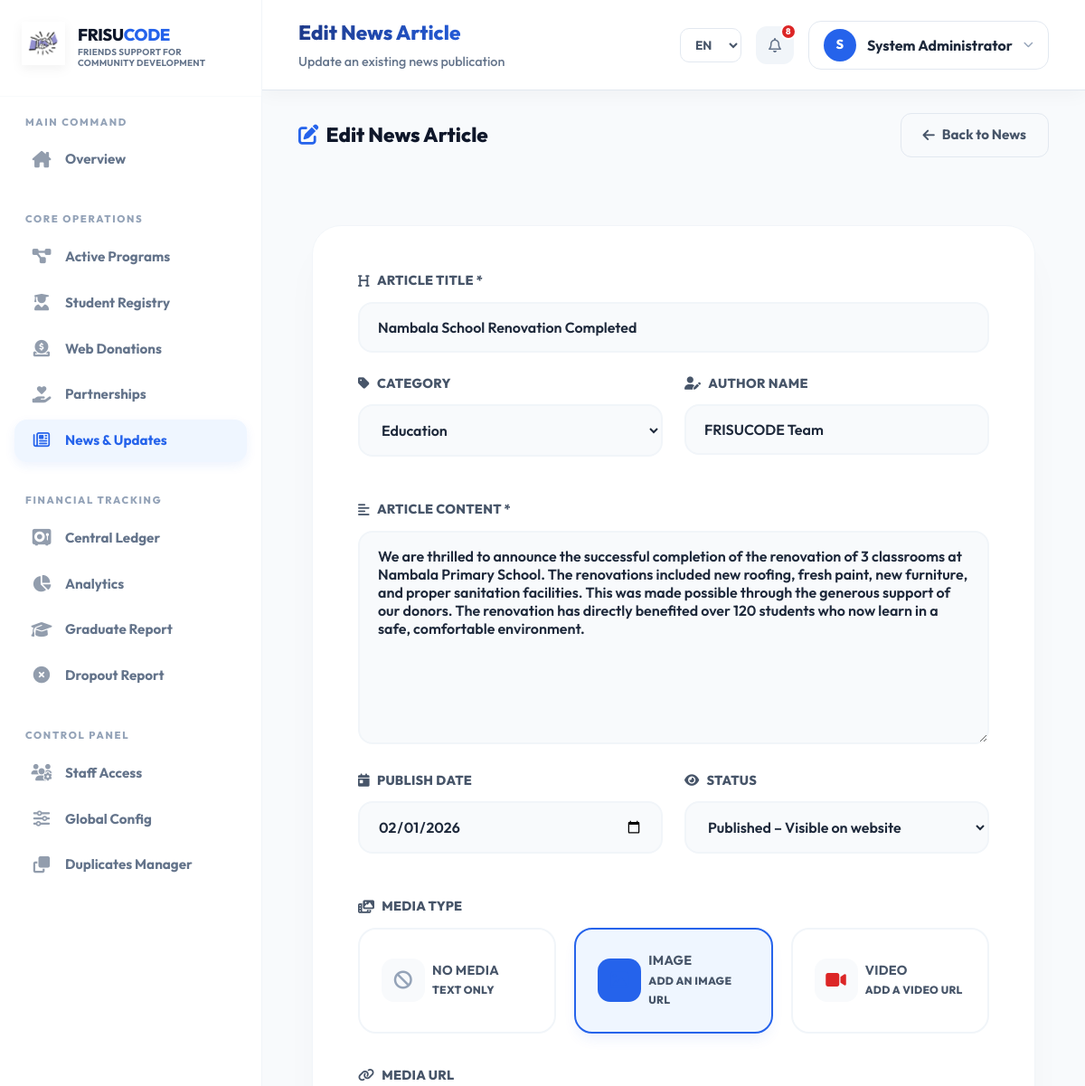
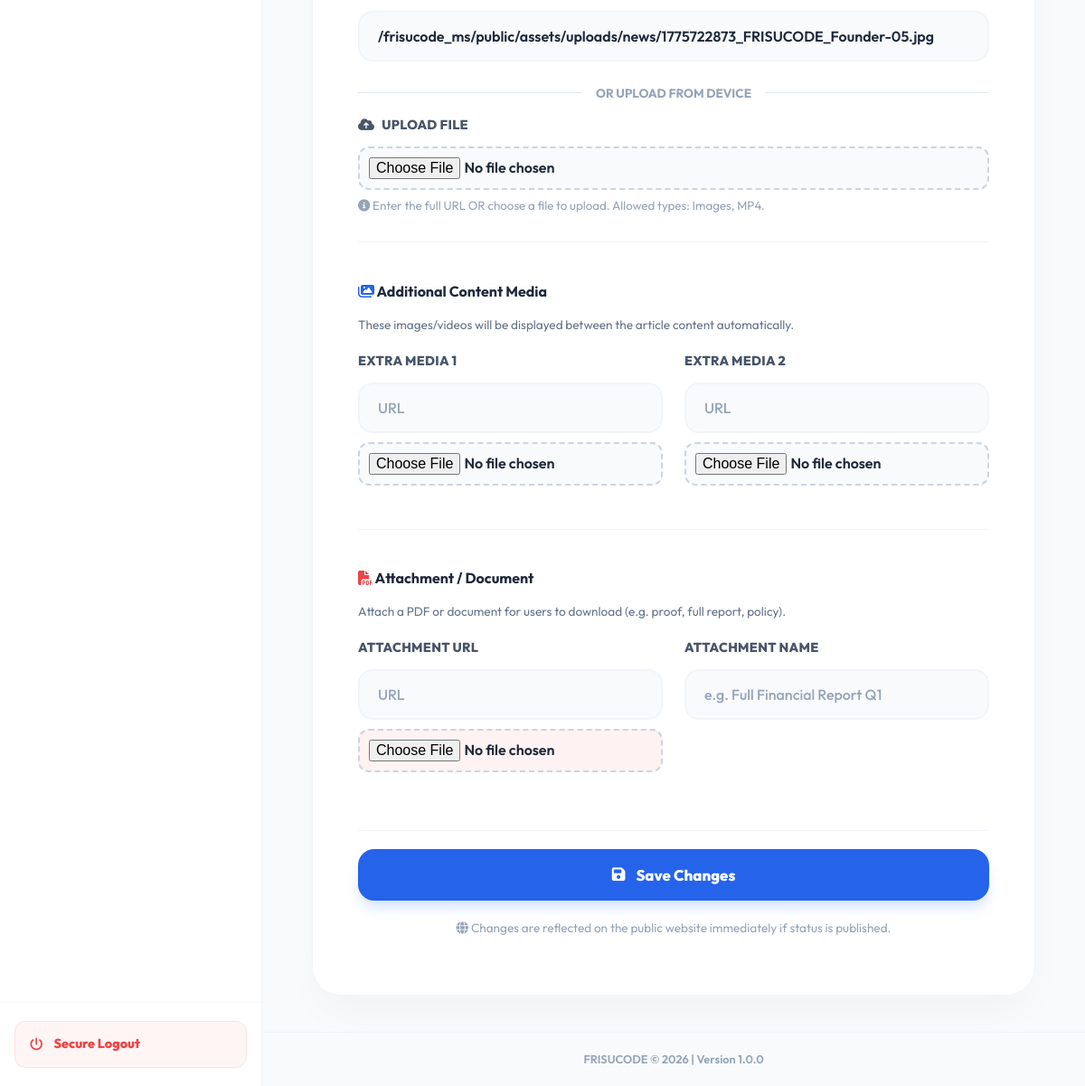
Page /system/news/edit.php?id=1 (signed in) on the committed database (2 pictures, top to bottom).
### tables this page shows
CREATE TABLE `news` (
  `id` int(11) NOT NULL,
  `title` varchar(200) NOT NULL,
  `content` text DEFAULT NULL,
  `media_url` varchar(255) DEFAULT NULL,
  `media_type` enum('image','video','none') DEFAULT 'none',
  `extra_media_1` varchar(255) DEFAULT NULL,
  `extra_media_2` varchar(255) DEFAULT NULL,
  `attachment_url` varchar(255) DEFAULT NULL,
  `attachment_name` varchar(150) DEFAULT NULL,
  `published_date` date DEFAULT NULL,
  `status` enum('published','draft') NOT NULL DEFAULT 'published',
  `category` varchar(100) DEFAULT 'General',
  `author` varchar(150) DEFAULT NULL,
  `created_at` timestamp NOT NULL DEFAULT current_timestamp()
);

### system/news/edit.php (the view, shortened to what this page needs)
<?php
require_once __DIR__ . '/../auth/auth_check.php';
require_once __DIR__ . '/../config/db.php';
$id = isset($_GET['id']) && is_numeric($_GET['id']) ? (int)$_GET['id'] : 0;
$stmt = $pdo->prepare("SELECT * FROM news WHERE id = ?");
$stmt->execute([$id]);
$item = $stmt->fetch(PDO::FETCH_ASSOC);
?>
<!DOCTYPE html>
<html lang="<?= htmlspecialchars($lang ?? 'en') ?>">
<head>
    <link rel="stylesheet" href="../../assets/css/system-dashboard.css">
    <link rel="stylesheet" href="https://cdnjs.cloudflare.com/ajax/libs/font-awesome/6.5.1/css/all.min.css">
</head>
<body>
<div class="dashboard-layout">
    <div class="main">
        <?php include __DIR__ . '/../partials/header.php'; ?>
        <div class="page-header">
            <h2><i class="fa-solid fa-pen-to-square" style="color:var(--primary);margin-right:8px;"></i><?= __('Edit News Article') ?></h2>
            <a href="index.php" class="btn-secondary"><i class="fa-solid fa-arrow-left"></i> <?= __('Back to News') ?></a>
        </div>
        <div class="form-container fade-in">
            <form action="edit.php?id=<?= $id ?>" method="POST" enctype="multipart/form-data" id="newsForm">
                <div class="input-group">
                    <label><i class="fa-solid fa-heading"></i> <?= __('Article Title *') ?></label>
                    <input type="text" name="title" required placeholder="<?= __('e.g. School Renovation Completed in Nambala') ?>" value="<?= htmlspecialchars($item['title'] ?? '') ?>">
                </div>
                <div class="form-row">
                    <div class="input-group">
                        <label><i class="fa-solid fa-tag"></i> <?= __('Category') ?></label>
                        <select name="category">
                            <?php $cats = ['General','Education','Health','Community','Finance','Events']; ?>
                            <?php foreach ($cats as $cat): ?>
                                <option value="<?= $cat ?>" <?= (($item['category'] ?? 'General') === $cat) ? 'selected' : '' ?>><?= $cat ?></option>
                            <?php endforeach; ?>
                        </select>
                    </div>
                    <div class="input-group">
                        <label><i class="fa-solid fa-user-pen"></i> <?= __('Author Name') ?></label>
                        <input type="text" name="author" placeholder="<?= __('e.g. FRISUCODE Team') ?>" value="<?= htmlspecialchars($item['author'] ?? '') ?>">
                    </div>
                </div>
                <div class="input-group">
                    <label><i class="fa-solid fa-align-left"></i> <?= __('Article Content *') ?></label>
                    <textarea name="content" rows="10" required placeholder="<?= __('Write the full article content here...') ?>"><?= htmlspecialchars($item['content'] ?? '') ?></textarea>
                </div>
                <div class="form-row">
                    <div class="input-group">
                        <label><i class="fa-solid fa-calendar-day"></i> <?= __('Publish Date') ?></label>
                        <input type="date" name="published_date" value="<?= htmlspecialchars($item['published_date'] ?? date('Y-m-d')) ?>">
                    </div>
                    <div class="input-group">
                        <label><i class="fa-solid fa-eye"></i> <?= __('Status') ?></label>
                        <select name="status">
                            <option value="published" <?= (($item['status'] ?? 'published') === 'published') ? 'selected' : '' ?>><?= __('Published') ?> – <?= __('Visible on website') ?></option>
                        </select>
                    </div>
                </div>
                <div class="input-group" style="margin-top:10px;">
                    <label><i class="fa-solid fa-photo-film"></i> <?= __('Media Type') ?></label>
                    <div class="radio-cards-grid">
                        <?php $mt = $item['media_type'] ?? 'none'; ?>
                        <label class="radio-card <?= $mt === 'none' ? 'active' : '' ?>">
                            <div class="icon-box"><i class="fa-solid fa-ban" style="color:#94a3b8;"></i></div>
                            <div><strong style="display:block;"><?= __('No Media') ?></strong><small><?= __('Text only') ?></small></div>
                        </label>
                        <label class="radio-card <?= $mt === 'image' ? 'active' : '' ?>">
                            <div class="icon-box"><i class="fa-solid fa-image" style="color:#2563eb;"></i></div>
                            <div><strong style="display:block;"><?= __('Image') ?></strong><small><?= __('Add an image URL') ?></small></div>
                        </label>
                        <label class="radio-card <?= $mt === 'video' ? 'active' : '' ?>">
                            <div class="icon-box"><i class="fa-solid fa-video" style="color:#dc2626;"></i></div>
                            <div><strong style="display:block;"><?= __('Video') ?></strong><small><?= __('Add a video URL') ?></small></div>
                        </label>
                    </div>
                </div>
                <div class="input-group" id="mediaUrlGroup" style="<?= $mt === 'none' ? 'display:none;' : '' ?>">
                    <label><i class="fa-solid fa-link"></i> <?= __('Media URL') ?></label>
                    <input type="url" name="media_url" id="mediaUrlInput" placeholder="https://example.com/image.jpg" value="<?= htmlspecialchars($item['media_url'] ?? '') ?>" style="margin-bottom:10px;">
                    <div style="display:flex;align-items:center;margin:15px 0;">
                        <span style="flex:1;height:1px;background:#e2e8f0;"></span>
                        <span style="padding:0 15px;color:#94a3b8;font-size:0.85rem;font-weight:700;text-transform:uppercase;"><?= __('OR UPLOAD FROM DEVICE') ?></span>
                        <span style="flex:1;height:1px;background:#e2e8f0;"></span>
                    </div>
                    <label><i class="fa-solid fa-cloud-arrow-up"></i> <?= __('Upload File') ?></label>
                    <input type="file" name="media_upload" accept="image/*,video/*" style="padding:10px;border:2px dashed #cbd5e1;background:#f8fafc;width:100%;border-radius:12px;cursor:pointer;">
                    <small style="color:#94a3b8;display:block;margin-top:8px;"><i class="fa-solid fa-info-circle"></i> <?= __('Enter the full URL OR choose a file to upload. Allowed types: Images, MP4.') ?></small>
                </div>
                <div style="margin-top:30px;padding-top:20px;border-top:1px solid #f1f5f9;">
                    <h4 style="margin-bottom:15px;color:#1e293b;"><i class="fa-solid fa-images" style="color:var(--primary);"></i> <?= __('Additional Content Media') ?></h4>
                    <p style="font-size:0.85rem;color:#64748b;margin-bottom:20px;"><?= __('These images/videos will be displayed between the article content automatically.') ?></p>
                    <div class="form-row">
                        <div class="input-group">
                            <label><?= __('Extra Media 1') ?></label>
                            <input type="url" name="extra_media_1" placeholder="URL" value="<?= htmlspecialchars($item['extra_media_1'] ?? '') ?>" style="margin-bottom:10px;">
                            <input type="file" name="extra_media_upload_1" accept="image/*,video/*" style="padding:10px;border:2px dashed #cbd5e1;background:#f8fafc;width:100%;border-radius:12px;cursor:pointer;">
                        </div>
                        <div class="input-group">
                            <label><?= __('Extra Media 2') ?></label>
                            <input type="url" name="extra_media_2" placeholder="URL" value="<?= htmlspecialchars($item['extra_media_2'] ?? '') ?>" style="margin-bottom:10px;">
                            <input type="file" name="extra_media_upload_2" accept="image/*,video/*" style="padding:10px;border:2px dashed #cbd5e1;background:#f8fafc;width:100%;border-radius:12px;cursor:pointer;">
                        </div>
                    </div>
                </div>
                <div style="margin-top:20px;padding-top:20px;border-top:1px solid #f1f5f9;">
                    <h4 style="margin-bottom:15px;color:#1e293b;"><i class="fa-solid fa-file-pdf" style="color:#ef4444;"></i> <?= __('Attachment / Document') ?></h4>
                    <p style="font-size:0.85rem;color:#64748b;margin-bottom:20px;"><?= __('Attach a PDF or document for users to download (e.g. proof, full report, policy).') ?></p>
                    <div class="form-row">
                        <div class="input-group">
                            <label><?= __('Attachment URL') ?></label>
                            <input type="url" name="attachment_url" placeholder="URL" value="<?= htmlspecialchars($item['attachment_url'] ?? '') ?>" style="margin-bottom:10px;">
                            <input type="file" name="attachment_upload" accept=".pdf,.doc,.docx,.zip" style="padding:10px;border:2px dashed #cbd5e1;background:#fef2f2;width:100%;border-radius:12px;cursor:pointer;">
                        </div>
                        <div class="input-group">
                            <label><?= __('Attachment Name') ?></label>
                            <input type="text" name="attachment_name" placeholder="<?= __('e.g. Full Financial Report Q1') ?>" value="<?= htmlspecialchars($item['attachment_name'] ?? '') ?>">
                        </div>
                    </div>
                </div>
                <div style="margin-top:40px;padding-top:20px;border-top:1px solid #f1f5f9;">
                    <button type="submit" class="btn-primary-block">
                        <i class="fa-solid fa-floppy-disk"></i> <?= __('Save Changes') ?>
                    </button>
                    <p style="text-align:center;font-size:0.85rem;color:#94a3b8;margin-top:20px;">
                        <i class="fa-solid fa-globe"></i> <?= __('Changes are reflected on the public website immediately if status is published.') ?>
                    </p>
                </div>
            </form>
        </div>
        <?php include __DIR__ . '/../partials/footer.php'; ?>
    </div>
</div>
</body>
</html>

### assets/css/system-dashboard.css (style rules this page uses)
* { box-sizing: border-box; font-family: 'Outfit', 'Inter', system-ui, -apple-system, sans-serif; }
:root { --primary: #2563eb; --primary-light: #eff6ff; --primary-dark: #1e4fd8; --success: #16a34a; --warning: #f59e0b; --danger: #dc2626; --bg-main: #f8fafc; --sidebar-bg: #ffffff; --card-shadow: 0 10px 15px -3px rgba(0, 0, 0, 0.05), 0 4px 6px -2px rgba(0, 0, 0, 0.02); --glass-bg: rgba(255, 255, 255, 0.8); --glass-border: rgba(226, 232, 240, 0.5); }
@media (min-width: 769px) { html, body { height: 100vh !important; overflow: hidden !important; margin: 0; padding: 0; } }
body { background: var(--bg-main); color: #1e293b; line-height: 1.5; margin: 0; }
.fade-in { animation: fadeInUp 0.6s ease-out forwards; }
.dashboard-layout { display: flex; height: 100vh; width: 100vw; overflow: hidden; position: fixed; top: 0; left: 0; }
.main { flex: 1; height: 100vh; overflow-y: auto; background: #f8fafc; display: flex; flex-direction: column; }
.page-header { display: flex; align-items: center; justify-content: space-between; padding: 25px 40px; margin-bottom: 10px; }
.page-header h2 { font-family: 'Outfit'; font-weight: 800; font-size: 1.4rem; color: #0f172a; margin: 0; }
.btn-primary-block { display: flex; align-items: center; justify-content: center; gap: 12px; width: 100%; padding: 18px 28px; border-radius: 18px; background: var(--primary); color: #fff; font-weight: 800; font-family: 'Outfit'; font-size: 1.05rem; border: none; cursor: pointer; transition: all 0.4s cubic-bezier(0.175, 0.885, 0.32, 1.275); box-shadow: 0 10px 15px -3px rgba(37, 99, 235, 0.2); }
.btn-secondary { background: #f8fafc; color: #475569; padding: 12px 24px; border-radius: 12px; font-weight: 700; text-decoration: none; display: inline-flex; align-items: center; gap: 8px; transition: 0.3s; border: 1px solid #e2e8f0; font-size: 0.95rem; }
.auth-form-container, .form-container { max-width: 800px; margin: 40px auto; padding: 50px; background: #fff; border-radius: 32px; border: 1px solid #f1f5f9; box-shadow: 0 25px 50px -12px rgba(0, 0, 0, 0.04); }
.form-row { display: grid; grid-template-columns: 1fr 1fr; gap: 24px; margin-bottom: 24px; }
.input-group { margin-bottom: 24px; }
.input-group label { font-size: 0.9rem; font-weight: 800; margin-bottom: 12px; display: flex; align-items: center; gap: 8px; color: #475569; text-transform: uppercase; letter-spacing: 0.02em; }
.input-group input, .input-group select, .input-group textarea { width: 100%; padding: 16px 20px; font-size: 1rem; border: 2px solid #f1f5f9; background: #f8fafc; border-radius: 16px; color: #1e293b; font-weight: 600; transition: all 0.3s cubic-bezier(0.4, 0, 0.2, 1); font-family: inherit; }
.input-group input::placeholder, .input-group textarea::placeholder { color: #94a3b8; font-weight: 500; }
.radio-cards-grid { display: grid; grid-template-columns: repeat(auto-fit, minmax(200px, 1fr)); gap: 20px; }
.radio-card { position: relative; padding: 24px; background: #fff; border: 2px solid #f1f5f9; border-radius: 20px; cursor: pointer; transition: all 0.3s cubic-bezier(0.175, 0.885, 0.32, 1.275); display: flex; align-items: center; gap: 16px; }
.radio-card.active { background: var(--primary-light); border-color: var(--primary); box-shadow: 0 8px 16px -4px rgba(37, 99, 235, 0.1); }
.radio-card .icon-box { width: 48px; height: 48px; background: #f8fafc; border-radius: 14px; display: flex; align-items: center; justify-content: center; font-size: 1.25rem; color: #64748b; transition: 0.3s; flex-shrink: 0; }
.radio-card.active .icon-box { background: var(--primary); color: white; }

### rows in the picture
news: title "Nambala School Renovation Completed", category "Education", author "FRISUCODE Team", content "We are thrilled to announce the successful completion of the renovation of 3 classrooms at Nambala Primary School. The renovations included new roofing, fresh paint, new furniture, and proper sanitation facilities. This was made possible through the generous support of our donors. The renovation has directly benefited over 120 students who now learn in a safe, comfortable environment.", published_date "02/01/2026", status "Published – Visible on website", media_url "/frisucode_ms/public/assets/uploads/news/1775722873_FRISUCODE_Founder-05.jpg"

### other values in the picture
__('Friends Support for Community Development') "FRIENDS SUPPORT FOR COMMUNITY DEVELOPMENT"
__('Main Command') "MAIN COMMAND"
__('Overview') "Overview"
__('Core Operations') "CORE OPERATIONS"
__('Active Programs') "Active Programs"
__('Student Registry') "Student Registry"
__('Web Donations') "Web Donations"
__('Partnerships') "Partnerships"
__('News & Updates') "News & Updates"
__('Financial Tracking') "FINANCIAL TRACKING"
__('Central Ledger') "Central Ledger"
__('Analytics') "Analytics"
__('Graduate Report') "Graduate Report"
__('Dropout Report') "Dropout Report"
__('Control Panel') "CONTROL PANEL"
